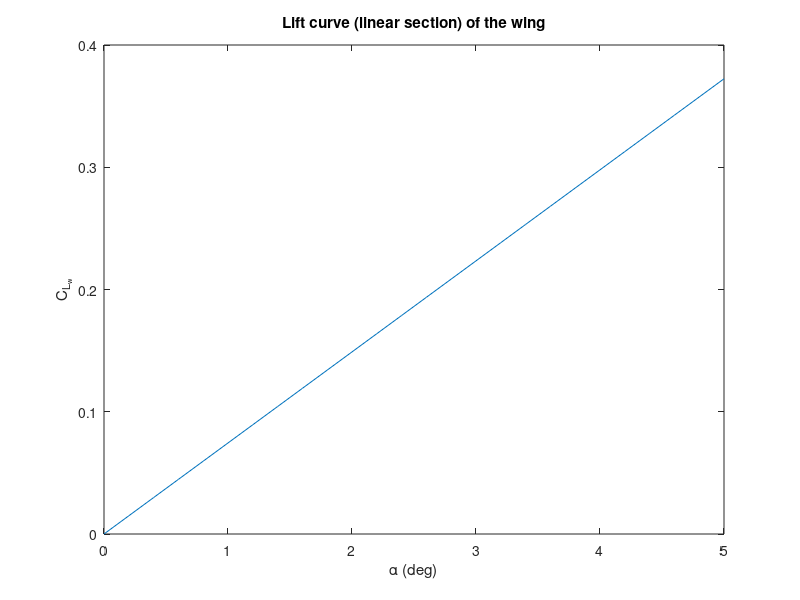
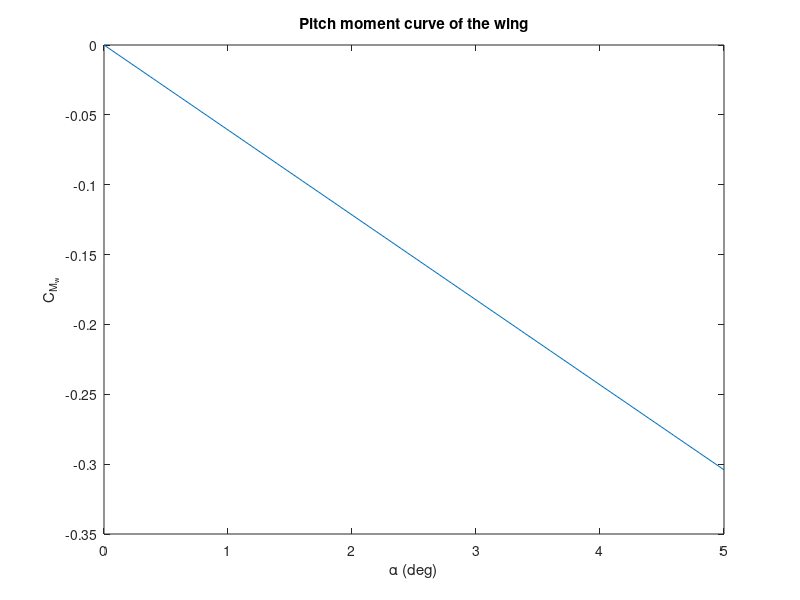
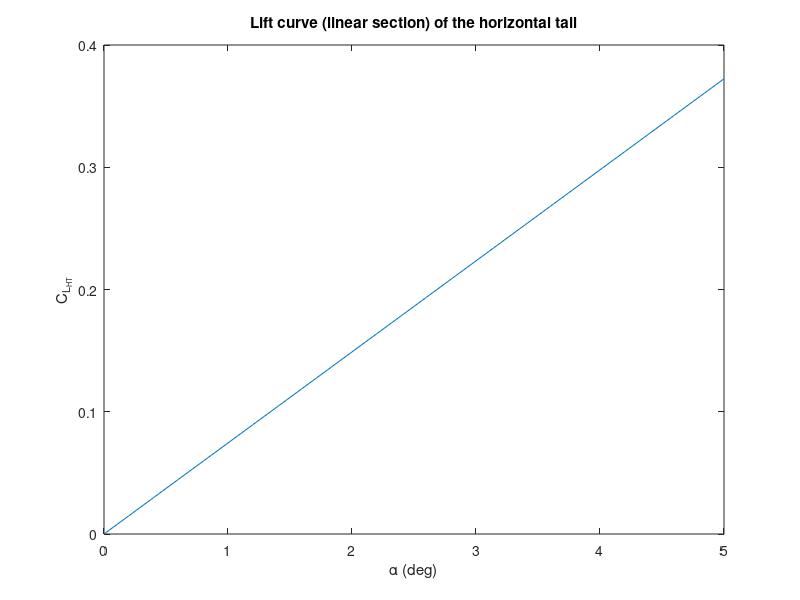
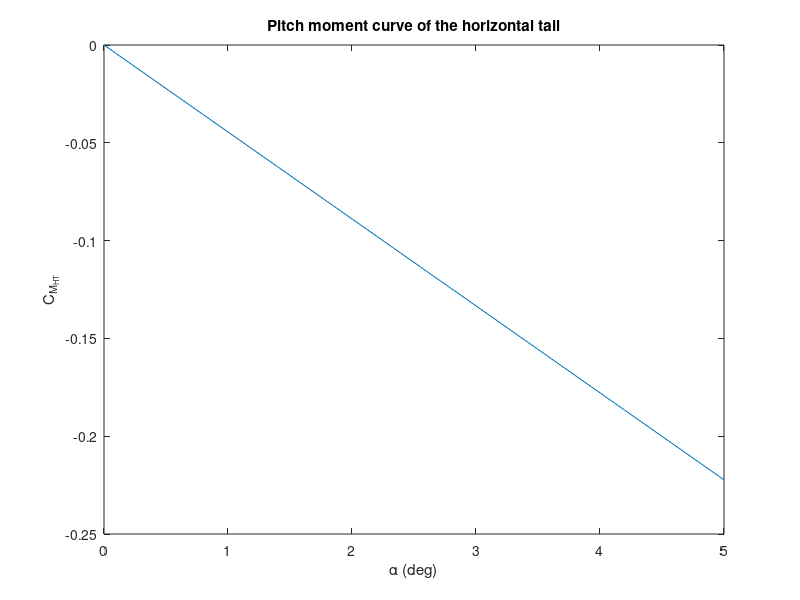

Reproduce these figures in MATLAB, in order.
%%%% BALSA WOOD GLIDER CALCULATIONS %%%%
%%%% Design limits:
% Max wingspan: 500 mm 
% Max fuselage length: 500 mm
% Max chord length = 100 mm
% Fuselage building material available: 5 x 15 x 1000 mm
% Lifting surfaces building material available: 2.5 x 100 x 1000 mm
close all; clc; clear

%% Constants and design parameters
Cl_alpha = 0.11 * 180 / pi; % Sectional lift curve slope of flat plate [rad^-1]
eps_slope = 0.1;            % (\partial \varepsilon) / (\partial \alpha)
etaHT = 1;                 % Tail effectiveness: eta_HT = qt/q

alpha = 0:0.2:5;            % Range of angles of attack calculated [deg]

%% Initial reference surface estimation
% Assume the glider has the highest values for fuselage length and
% wingspan. Rectangular planform shape:

b = 400;            % Wingspan [mm]
AR = 5;             % Aspect ratio [-]; should be between 4.5 and 7.5
c = b/AR;           % Mean chord [mm]
S = b^2/AR;         % Wing area (reference area)

xf = 420;           % Dim. of fuselage x (length)
yf = 15;            % y
zf = 5;             % z

xt = 40;            % Dim. of tail x (chord)
yt = 340;           % y 
zt = 2.5;           % z

xw = 100;           % Dim. of wingspan x
yw = b;             % y
zw = zt;            % z
    
V_t = xt*yt*zt;     % Tail volume
V_w = xw*yw*zw;     % Wing volume
V_f = xf*yf*zf;     % Fuselage volume

% Centroid calculations
xLE_w = 150;        % Position of wing LE from nose      
xj_w = 50;          % Position of wing centroid with reference to wing LE
xLE_t = 440-80;        % Position of tail LE from nose  
xj_t = 20;          % Position of tail centroid with reference to tail LE
xLE_VT = 460;       % Position of vertical tail LE from nose
xj_VT = 20;         % Poistion of vertical tail centroid with reference to vertical tail LE

xi_t = xLE_t + xj_t;    % Position of wing centroid with reference to nose
xi_w = xLE_w + xj_w;    % Position of tail centroid with reference to nose
xi_VT = xLE_VT + xj_VT; % Position of vertical tail centroid with reference to nose
xi_f = xf/2;            % Position of fuselage centroid

x_cg_w = 50;            % Centre of gravity of the wing

%% Calculation of wing lift coefficient of lifting surfaces
CL_alpha = Cl_alpha * AR / (2+sqrt(AR^2 + 4));                  % Lift curve slope of flat plate eq(9-73)

%% Initial estimations for horizontal and vertical tail
S_H = 0.2 * S;          % Horizontal tail area
S_T = 0.5 * S_H;        % Vertical tail planform area

Vol_w = S * 2.5;        % Wing volume
Vol_HT = S_H * 2.5;     % Horizontal tail volume
Vol_VT = S_T * 2.5;     % Vertical tail volume

% Mass addition
M = 0.009;              % Added mass [kg]
rho_B = 120;            % Density of balsa wood [kg * m^-3]
Vol_M = M/rho_B * 10^9;   % Equivalent balsa wood volume of the added mass [mm^3]
xi_M = 10;              % Position of the added mass with reference to the nose
x_M = xi_M - xLE_w;     % Position of the added mass with reference to wing LE


x_cg = (xi_w*Vol_w + xi_t * Vol_HT + xi_f * V_f + xi_VT * Vol_VT + x_M * Vol_M)/...
       (Vol_HT + Vol_w + V_f + Vol_VT + Vol_M);    % Centre of Mass with respect to nose
x_cg_bar = x_cg / c;    % Dimensionless centre of mass with respect to nose                 

% Centre of mass with respect to wing LE
x_cg_2 = x_cg - xLE_w;
x_cg_2_bar = x_cg_2/c;

%% Wing Contribution
% Equations (24-67), (24-71)
x_ac_w = c/4;                                           % Aerodynamic centre of the wing
x_ac_w_bar = 1/4;                                       % Dimensionless aerodynamic centre of the wing

CL0_w = 0;                                              % Zero lift coefficient of the wing (symmetrical)
CMac_w = 0;                                             % Moment coefficient of the wing about its AC (symmetrical wing)

CM0_w = CMac_w + CL0_w * (x_cg_2_bar - x_ac_w_bar);     % Residual pitch moment coefficient of the wing (symmetrical)
CMalpha_w = CL_alpha * (x_cg_2_bar - x_ac_w_bar);       % Longitudinal Stability derivative of the wing (- for stability)

% CL_w plot (linear part)
CL_w = CL0_w + CL_alpha * deg2rad(alpha);
figure(1)
plot(alpha, CL_w);
xlabel('\alpha (deg)')
ylabel('C_{L_w}')
title('Lift curve (linear section) of the wing')

% CM_w plot
CM_w = CM0_w + CMalpha_w * deg2rad(alpha);
figure(2)
plot(alpha, CM_w);
xlabel('\alpha (deg)')
ylabel('C_{M_w}')
title('Pitch moment curve of the wing')

%% Horizontal Tail Contribution
% Equations (24-68) and (24-73)
x_ac_HT = xt/4 + xLE_t - xLE_w;                         % Aerodynamic centre of the tail
x_ac_HT_bar = x_ac_HT / c;

CL0_HT = 0;                                             % Zero lift coefficient of the wing (symmetrical)
CMac_HT = 0;                                            % Moment coefficient of the wing about its AC (symmetrical wing)   

l_HT_bar = (x_ac_HT - x_cg_2)/c;                        % Distance from CG to AC_HT

CM0_HT = CMac_HT + CL0_HT * (l_HT_bar);                 % Residual pitch moment coefficient of the HT (symmetrical)

VHT = S_H*l_HT_bar/S;                                   % Horizontal tail volume
CMalpha_HT = -etaHT * VHT * CL_alpha * (1-eps_slope);   % Longitudinal Stability derivative of the HT (- for stability)

% CL_HT plot (linear part)
CL_HT = CL0_HT + CL_alpha * deg2rad(alpha);
figure(3)
plot(alpha, CL_HT);
xlabel('\alpha (deg)')
ylabel('C_{L_{HT}}')
title('Lift curve (linear section) of the horizontal tail')

% CM_HT plot
CM_HT = CM0_HT + CMalpha_HT * deg2rad(alpha);
figure(4)
plot(alpha, CM_HT);
xlabel('\alpha (deg)')
ylabel('C_{M_{HT}}')
title('Pitch moment curve of the horizontal tail')

%% Stick-fixed longitudinal stability
i_w = 0;                                            % Wing incidence angle
i_t = 0;                                            % Tail incidence angle

% Aerodynamic centre of glider CHECK THE ORIGIN OF THIS!
x_ac_bar = (x_ac_w_bar + CL_alpha/CL_alpha * etaHT * S_H/S * x_ac_HT_bar * (1-eps_slope))/...
            (1+CL_alpha/CL_alpha * etaHT * S_H/S * (1-eps_slope)); 

dfus = 2*sqrt((yf/2)^2 + (zf/2)^2);                 % "Diameter" of the fuselage
K_WB = 1 + 0.025 * (dfus/b) - 0.25 * (dfus/b)^2;    % Fuselage correction factor                 

CL0 = CL0_w + etaHT * S_H/S * CL0_HT;                                                   % Zero lift coefficient of glider
CLalpha = K_WB * CL_alpha + etaHT * S_H/S * CL_alpha * (1-eps_slope);                   % Slope of lift curve of glider
CM0 = CM0_w + etaHT * VHT * CL_alpha * (i_w + i_t);                                     % Residual moment coefficient of glider
CMalpha = CL_alpha * (x_cg_2_bar - x_ac_bar) - etaHT * VHT * CL_alpha * (1-eps_slope);   % Longitudinal stability of glider
CMalpha_true = CMalpha * pi/180

% CL_TOT plot (linear part)
CL = CL0 + CLalpha * deg2rad(alpha);
figure(5)
plot(alpha, CL);
xlabel('\alpha (deg)')
ylabel('C_{L}')
title('Lift curve (linear section) of the glider')

% CM_TOT plot
CM = CM0 + CMalpha * deg2rad(alpha);
figure(6)
plot(alpha, CM);
xlabel('\alpha (deg)')
ylabel('C_{M}')
title('Pitch moment curve of the glider')

   
            
SM = x_ac_bar - x_cg_2_bar           % Static margin
SM_2 = -CMalpha/CLalpha
